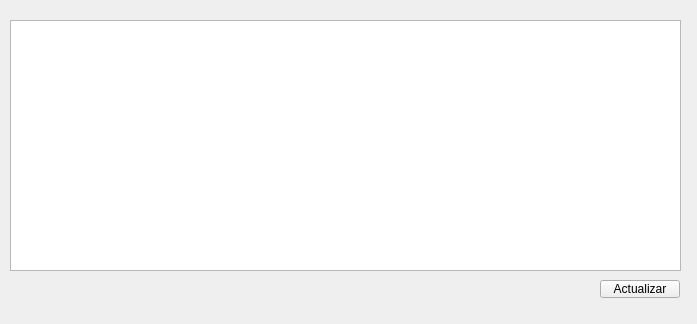
<?xml version="1.0" encoding="UTF-8"?>
<ui version="4.0">
 <class>ListaUsuarios</class>
 <widget class="QWidget" name="ListaUsuarios">
  <property name="geometry">
   <rect>
    <x>0</x>
    <y>0</y>
    <width>697</width>
    <height>324</height>
   </rect>
  </property>
  <property name="windowTitle">
   <string>Form</string>
  </property>
  <widget class="QTableWidget" name="tableWidgetUsuarios">
   <property name="geometry">
    <rect>
     <x>10</x>
     <y>20</y>
     <width>671</width>
     <height>251</height>
    </rect>
   </property>
  </widget>
  <widget class="QPushButton" name="pushButtonActualizar">
   <property name="geometry">
    <rect>
     <x>600</x>
     <y>280</y>
     <width>80</width>
     <height>18</height>
    </rect>
   </property>
   <property name="text">
    <string>Actualizar</string>
   </property>
  </widget>
 </widget>
 <resources/>
 <connections/>
</ui>
